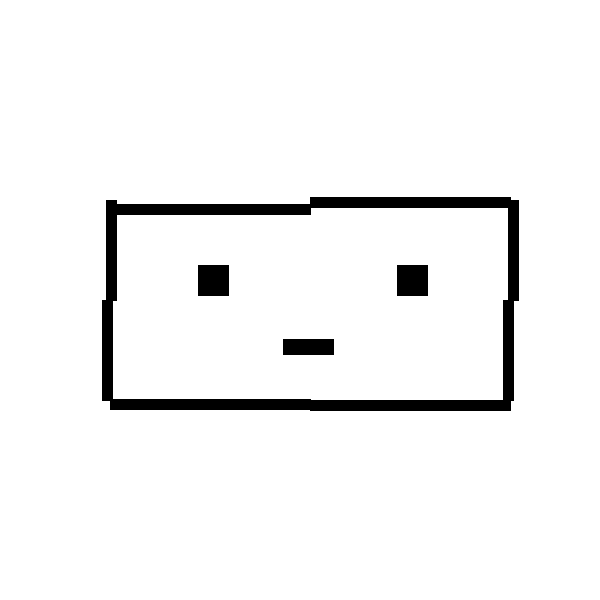
Frame 1 (no input)
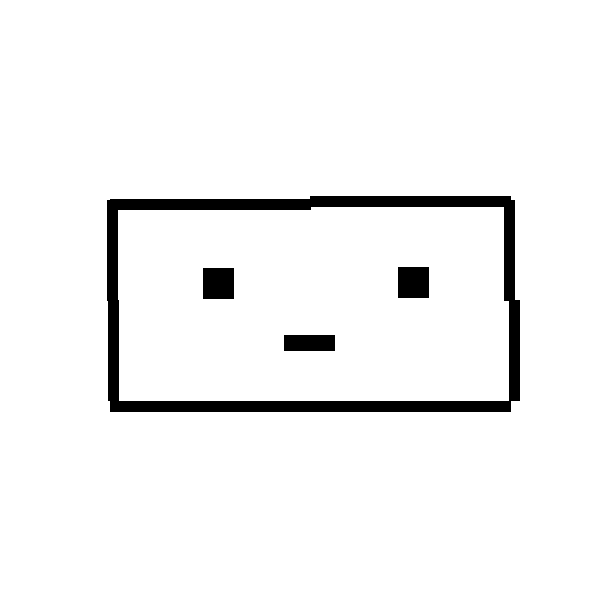
Frame 60 (the mouse pressed at the canvas centre just before this capture)
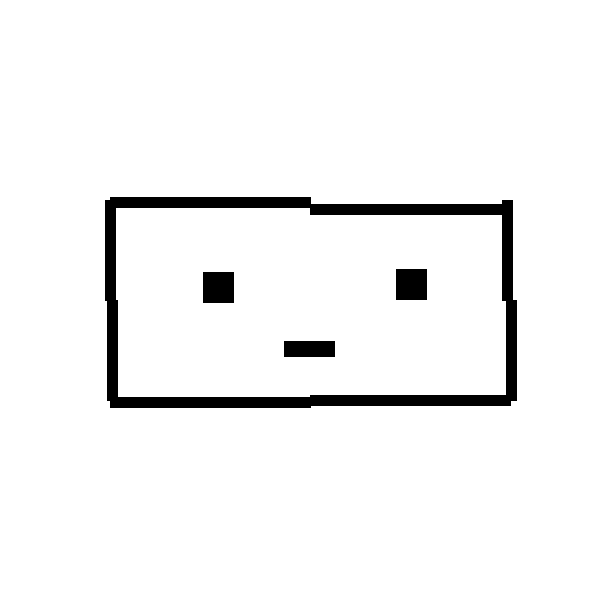
Frame 120 (the mouse held since frame 60 and released just before this capture)

The Processing sketch that drew these frames (run headless with seeded random() and noise(); from frame 60 on, the mouse is pressed at the canvas centre):

// Processing sketch: sketch_190716a
// ── sketch_190716a.pde
void setup() {
  size(600, 600);
  
}
void draw() {
  background(255);
  fill(0);
  rect(random(100,110),200,10,100);
  rect(random(100,110),300,10,100);
  rect(110,random(195,205),200,10);
  rect(310,random(195,205),200,10);
  rect(random(500,510),200,10,100);
  rect(random(500,510),300,10,100);
  rect(110,random(395,405),200,10);
  rect(310,random(395,405),200,10);
  rect(random(195,205),random(265,275),30,30);
  rect(random(395,405),random(265,275),30,30);
  rect(random(280,290),random(335,345),50,15);
}
